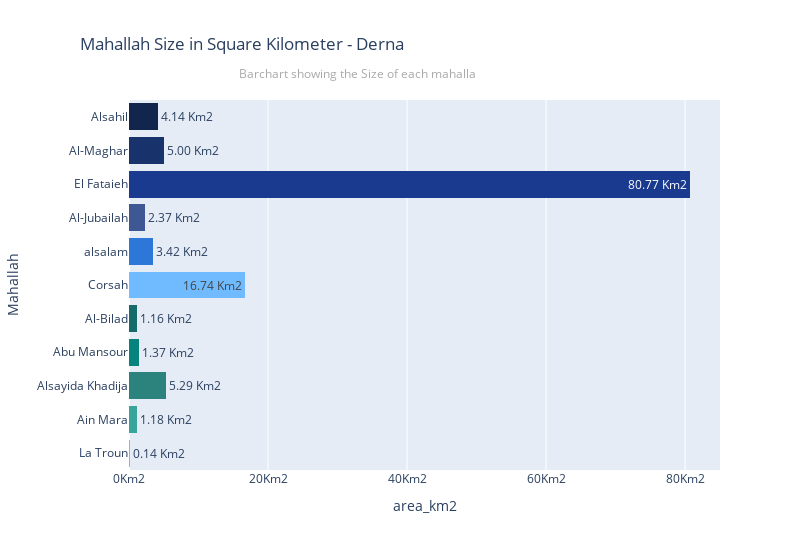

The notebook cell this image was saved under:
### Code cell
fig = px.histogram(data_frame=gdf_reach_boundaries_derna_clean.sort_values(by="building_proportion", ascending=False),
                   y="muhalla",
                   x="area_km2",
                   labels={"id": "Area in Sq Km"},
                   title=f'Mahallah Size in Square Kilometer - Derna',
                   barmode="stack",
                   text_auto=True,
                   color="muhalla",
                   orientation="h", 
                   color_discrete_sequence=color_palete)

fig.update_layout(width=800,
                  height=550,
                  font=dict(size=12),
                  showlegend=False,  # Hide the legend
                  title_x=0.1)  # Center the title

fig.update_layout(xaxis_title="area_km2")
fig.update_layout(yaxis_title="Mahallah")
fig.update_layout(yaxis={'nticks':20})

fig.update_traces(texttemplate='%{x:.2f} Km2')  # Format text on bars
fig.update_xaxes(ticksuffix='Km2', tickformat="")  # Use ~s for thousands and millions formatting

# Add subtitle as an annotation
fig.add_annotation(
    text="Barchart showing the Size of each mahalla",
    xref="paper", yref="paper",
    x=0.59, y=1.1,  # Position relative to the main title
    showarrow=False,
    font=dict(size=12, color="darkgrey"),  # Smaller font and light dark grey color
    xanchor='right'
)

fig.show()

### Figure 1 — Plotly figure (JSON) as saved in the notebook; plotly's stock layout.template omitted (floating-point values rounded to 4 significant figures)
{"data": [{"alignmentgroup": "True", "bingroup": "y", "histfunc": "sum", "hovertemplate": "muhalla=%{y}<br>sum of area_km2=%{x}<extra></extra>", "legendgroup": "Alsahil", "marker": {"color": "#12264d", "pattern": {"shape": ""}}, "name": "Alsahil", "offsetgroup": "Alsahil", "orientation": "h", "showlegend": true, "texttemplate": "%{x:.2f} Km2", "type": "histogram", "x": [4.144], "xaxis": "x", "y": ["Alsahil"], "yaxis": "y"}, {"alignmentgroup": "True", "bingroup": "y", "histfunc": "sum", "hovertemplate": "muhalla=%{y}<br>sum of area_km2=%{x}<extra></extra>", "legendgroup": "Al-Maghar", "marker": {"color": "#18336c", "pattern": {"shape": ""}}, "name": "Al-Maghar", "offsetgroup": "Al-Maghar", "orientation": "h", "showlegend": true, "texttemplate": "%{x:.2f} Km2", "type": "histogram", "x": [5.002], "xaxis": "x", "y": ["Al-Maghar"], "yaxis": "y"}, {"alignmentgroup": "True", "bingroup": "y", "histfunc": "sum", "hovertemplate": "muhalla=%{y}<br>sum of area_km2=%{x}<extra></extra>", "legendgroup": "El Fataieh", "marker": {"color": "#1a3a90", "pattern": {"shape": ""}}, "name": "El Fataieh", "offsetgroup": "El Fataieh", "orientation": "h", "showlegend": true, "texttemplate": "%{x:.2f} Km2", "type": "histogram", "x": [80.77], "xaxis": "x", "y": ["El Fataieh"], "yaxis": "y"}, {"alignmentgroup": "True", "bingroup": "y", "histfunc": "sum", "hovertemplate": "muhalla=%{y}<br>sum of area_km2=%{x}<extra></extra>", "legendgroup": "Al-Jubailah", "marker": {"color": "#3d5893", "pattern": {"shape": ""}}, "name": "Al-Jubailah", "offsetgroup": "Al-Jubailah", "orientation": "h", "showlegend": true, "texttemplate": "%{x:.2f} Km2", "type": "histogram", "x": [2.367], "xaxis": "x", "y": ["Al-Jubailah"], "yaxis": "y"}, {"alignmentgroup": "True", "bingroup": "y", "histfunc": "sum", "hovertemplate": "muhalla=%{y}<br>sum of area_km2=%{x}<extra></extra>", "legendgroup": "alsalam", "marker": {"color": "#2c77d8", "pattern": {"shape": ""}}, "name": "alsalam", "offsetgroup": "alsalam", "orientation": "h", "showlegend": true, "texttemplate": "%{x:.2f} Km2", "type": "histogram", "x": [3.416], "xaxis": "x", "y": ["alsalam"], "yaxis": "y"}, {"alignmentgroup": "True", "bingroup": "y", "histfunc": "sum", "hovertemplate": "muhalla=%{y}<br>sum of area_km2=%{x}<extra></extra>", "legendgroup": "Corsah", "marker": {"color": "#70bbff", "pattern": {"shape": ""}}, "name": "Corsah", "offsetgroup": "Corsah", "orientation": "h", "showlegend": true, "texttemplate": "%{x:.2f} Km2", "type": "histogram", "x": [16.74], "xaxis": "x", "y": ["Corsah"], "yaxis": "y"}, {"alignmentgroup": "True", "bingroup": "y", "histfunc": "sum", "hovertemplate": "muhalla=%{y}<br>sum of area_km2=%{x}<extra></extra>", "legendgroup": "Al-Bilad", "marker": {"color": "#166c6b", "pattern": {"shape": ""}}, "name": "Al-Bilad", "offsetgroup": "Al-Bilad", "orientation": "h", "showlegend": true, "texttemplate": "%{x:.2f} Km2", "type": "histogram", "x": [1.159], "xaxis": "x", "y": ["Al-Bilad"], "yaxis": "y"}, {"alignmentgroup": "True", "bingroup": "y", "histfunc": "sum", "hovertemplate": "muhalla=%{y}<br>sum of area_km2=%{x}<extra></extra>", "legendgroup": "Abu Mansour", "marker": {"color": "#05837c", "pattern": {"shape": ""}}, "name": "Abu Mansour", "offsetgroup": "Abu Mansour", "orientation": "h", "showlegend": true, "texttemplate": "%{x:.2f} Km2", "type": "histogram", "x": [1.373], "xaxis": "x", "y": ["Abu Mansour"], "yaxis": "y"}, {"alignmentgroup": "True", "bingroup": "y", "histfunc": "sum", "hovertemplate": "muhalla=%{y}<br>sum of area_km2=%{x}<extra></extra>", "legendgroup": "Alsayida Khadija", "marker": {"color": "#2c837d", "pattern": {"shape": ""}}, "name": "Alsayida Khadija", "offsetgroup": "Alsayida Khadija", "orientation": "h", "showlegend": true, "texttemplate": "%{x:.2f} Km2", "type": "histogram", "x": [5.286], "xaxis": "x", "y": ["Alsayida Khadija"], "yaxis": "y"}, {"alignmentgroup": "True", "bingroup": "y", "histfunc": "sum", "hovertemplate": "muhalla=%{y}<br>sum of area_km2=%{x}<extra></extra>", "legendgroup": "Ain Mara", "marker": {"color": "#38a59d", "pattern": {"shape": ""}}, "name": "Ain Mara", "offsetgroup": "Ain Mara", "orientation": "h", "showlegend": true, "texttemplate": "%{x:.2f} Km2", "type": "histogram", "x": [1.182], "xaxis": "x", "y": ["Ain Mara"], "yaxis": "y"}, {"alignmentgroup": "True", "bingroup": "y", "histfunc": "sum", "hovertemplate": "muhalla=%{y}<br>sum of area_km2=%{x}<extra></extra>", "legendgroup": "La Troun", "marker": {"color": "#74c6be", "pattern": {"shape": ""}}, "name": "La Troun", "offsetgroup": "La Troun", "orientation": "h", "showlegend": true, "texttemplate": "%{x:.2f} Km2", "type": "histogram", "x": [0.1372], "xaxis": "x", "y": ["La Troun"], "yaxis": "y"}], "layout": {"annotations": [{"font": {"color": "darkgrey", "size": 12}, "showarrow": false, "text": "Barchart showing the Size of each mahalla", "x": 0.59, "xanchor": "right", "xref": "paper", "y": 1.1, "yref": "paper"}], "barmode": "stack", "font": {"size": 12}, "height": 550, "legend": {"title": {"text": "muhalla"}, "tracegroupgap": 0}, "showlegend": false, "title": {"text": "Mahallah Size in Square Kilometer - Derna", "x": 0.1}, "width": 800, "xaxis": {"anchor": "y", "domain": [0, 1], "tickformat": "", "ticksuffix": "Km2", "title": {"text": "area_km2"}}, "yaxis": {"anchor": "x", "categoryarray": ["La Troun", "Ain Mara", "Alsayida Khadija", "Abu Mansour", "Al-Bilad", "Corsah", "alsalam", "Al-Jubailah", "El Fataieh", "Al-Maghar", "Alsahil"], "categoryorder": "array", "domain": [0, 1], "nticks": 20, "title": {"text": "Mahallah"}}}}
